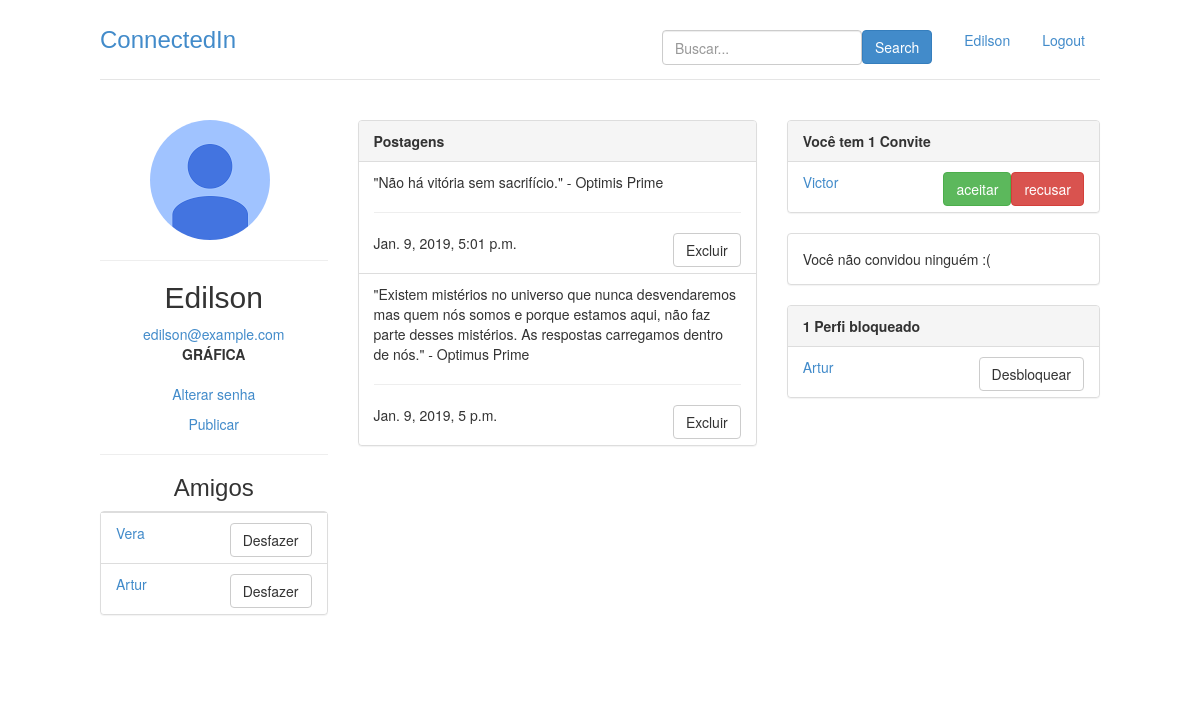
The app's page /perfil/18 (signed in), older data.
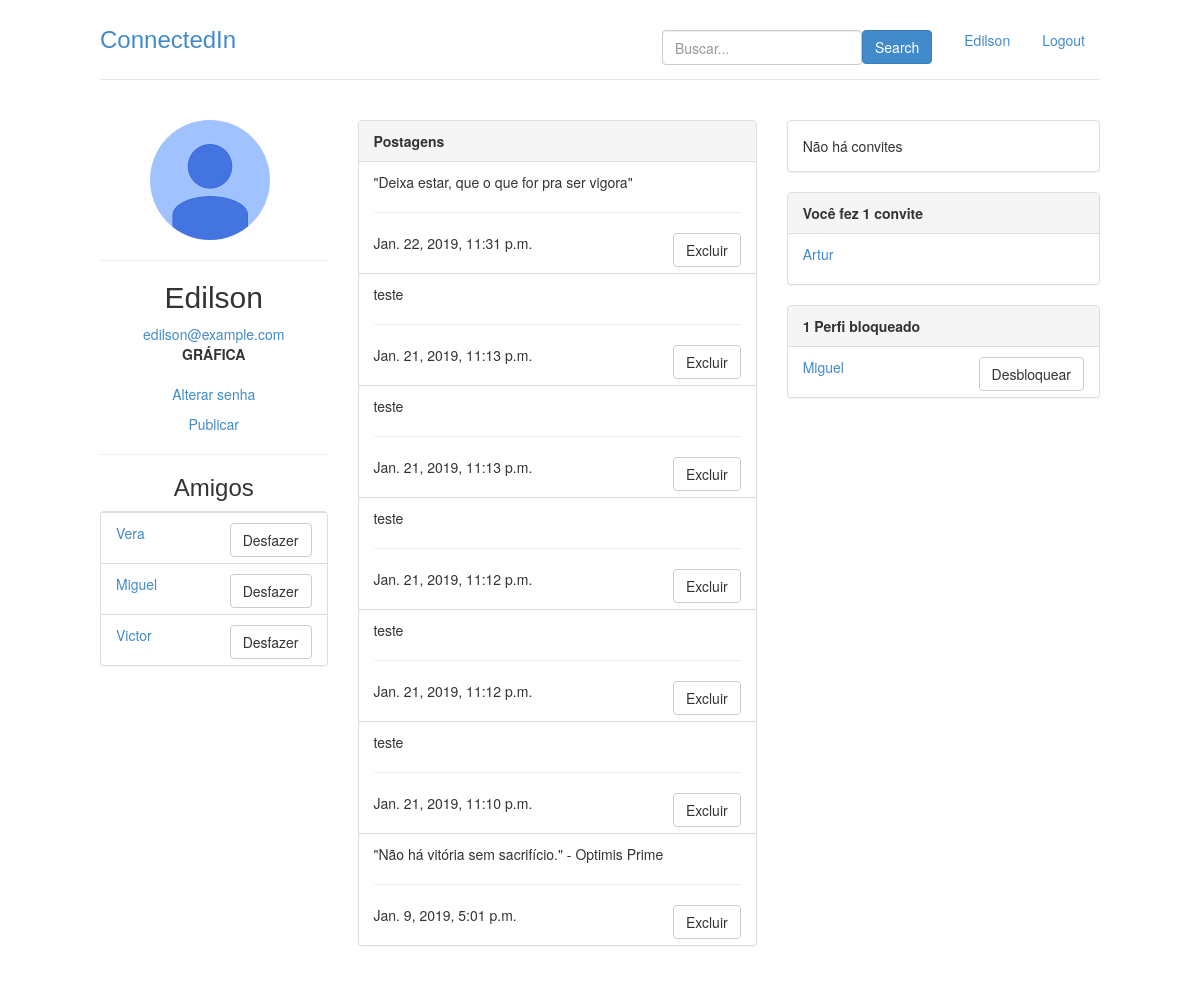
The same page, newer data.
### perfis/models.py (models this page shows, shortened)
class Perfil(models.Model):
    nome = models.CharField(max_length=255, null=False)
    telefone = models.CharField(max_length=20, null= False)
    nome_empresa = models.CharField(max_length=255, null=False)
    contatos = models.ManyToManyField('self')
    usuario = models.OneToOneField(User, related_name = "perfil", on_delete = models.CASCADE)
    contatos_bloqueados = models.ManyToManyField('self', related_name = 'meus_contatos_bloqueados', symmetrical=False, through= 'Bloqueio')
    def super_user(self):
        return self.usuario.is_superuser
    @property
    def email(self):
        return self.usuario.email
    def __str__(self):
        return self.nome
    def mostrar_perfil(self, perfil_a_exibir):
        pode_mostrar = True
        for perfil in perfil_a_exibir.bloqueios_feitos.all():
            if perfil.perfil_bloqueado.id == self.id:
                return False
        return pode_mostrar
    def pode_convidar(self, perfil_a_convidar):
        pode_convidar = False
        convites = Convite.objects.filter(solicitante=self, convidado=perfil_a_convidar).all()
        if len(convites) == 0 and perfil_a_convidar not in self.contatos.all():
            pode_convidar = True
        return pode_convidar
    def pode_bloquear(self, perfil_a_bloquear):
        pode_bloquear = True
        for perfil in self.bloqueios_feitos.all():
            if perfil.perfil_bloqueado.id == perfil_a_bloquear.id:
                return False
        return pode_bloquear
    @property
    def bloqueios_feitos(self): #meus_bloqueios
        return Bloqueio.objects.filter(perfil_que_bloqueia=self)

class Postagem(models.Model):
    texto = models.CharField(max_length=255, null=False)
    dt_publicacao = models.DateTimeField(default=timezone.now)
    responsavel = models.ForeignKey(Perfil,on_delete=models.CASCADE,related_name='minhas_postagens' )
    def __str__(self):
        return self.texto
    class Meta:
        ordering = ['-dt_publicacao']

class Convite(models.Model):
    solicitante = models.ForeignKey(Perfil, on_delete=models.CASCADE,related_name='convites_feitos' )
    convidado = models.ForeignKey(Perfil, on_delete= models.CASCADE, related_name='convites_recebidos')

class Bloqueio(models.Model):
    perfil_que_bloqueia = models.ForeignKey(Perfil,on_delete=models.CASCADE,related_name='perfis_que_bloqueei')
    perfil_bloqueado = models.ForeignKey(Perfil,on_delete=models.CASCADE,related_name='perfis_que_estou_bloqueado')

### perfis/views.py (the view)
# urls.py: path('perfil/<int:perfil_id>', views.exibir_perfil, name='exibir'),
@login_required
def exibir_perfil(request, perfil_id):
	perfil = Perfil.objects.get(id=perfil_id)
	perfil_logado = get_perfil_logado(request)
	pode_convidar = perfil_logado.pode_convidar(perfil)
	pode_bloquear = perfil_logado.pode_bloquear(perfil)
	pode_mostrar = perfil_logado.mostrar_perfil(perfil)
	return render(request, 'perfil.html',
		          {'perfil' : perfil,
				   'perfil_logado' : get_perfil_logado(request), 'pode_convidar': pode_convidar, 'pode_bloquear': pode_bloquear, 'mostrar_perfil': pode_mostrar})

### perfis/views.py (called while the page is built)
@login_required
def get_perfil_logado(request):
	return request.user.perfil

### perfis/templates/perfil.html (shortened to what the changed rows need)
{% extends 'base.html' %}
{% block body %}
{% if mostrar_perfil %}
	<div class="row">
		<div class = "col-lg-3">
				<h2 style="text-align: center; font-family: 'Gill Sans', 'Gill Sans MT', Calibri, 'Trebuchet MS', sans-serif">{{ perfil.nome }}</h2>
				{% if perfil.id == perfil_logado.id %}
				<nav>
					<div class="panel panel-default">
							{% with total=perfil_logado.contatos.count %}
								{% if total %}
								<ul class="list-group">
										{% for perfil in perfil_logado.contatos.all %}
											<li class = "list-group-item">
												<p><a href = "{% url 'exibir' perfil.id %}">{{ perfil }}</a>
													<a class="btn btn-default pull-right" style="min-width: 20px; min-height: 10px;" href="{% url 'desfazer' perfil.id %}">Desfazer</a>
												</p>
											</li>
										{% endfor %}
									</ul>
								{% else %}
									<div class="panel-body">
										Não há amigos :(
									</div>
								{% endif %}
							{% endwith %}
						</div>
				</nav>
				{% endif %}
			</div>
			{% if perfil.id == perfil_logado.id %}
				<div class = "col-lg-5">
				{% if perfil.id == perfil_logado.id %}
					{% if perfil_logado.minhas_postagens %}
						<div class="panel panel-default">
							<ul class="list-group">
								{% for post in perfil_logado.minhas_postagens.all %}
									<li class = "list-group-item">
										{{ post }}
										<p>
											<hr>
											{{ post.dt_publicacao }}
											<button class="btn btn-default pull-right btn-confirm">Excluir</button>
										</p>
									</li>
								{% endfor %}
							</ul>
					{% else %}
						<div class="panel-body">
							Você ainda não publicou. :(
						</div>
					{% endif %}
				{% endif %}
				</div>
			</div>
			<div class = "col-lg-4">
				<aside>
				<div class="panel panel-default">
					{% with total=perfil_logado.convites_recebidos.count %}
						{% if total %}
							<div class="panel-heading">
								<strong> Você tem {{ total }}
								Convite{{ total|pluralize }}</strong>
							</div>
							<ul class="list-group">
								{% for convite in perfil_logado.convites_recebidos.all %}
									<li class = "list-group-item">
										<p>
											<a href = "{% url 'exibir' convite.solicitante.id %}">
													{{convite.solicitante.nome}}</a>
											<a class="btn btn-danger pull-right" style="min-width: 20px; min-height: 10px;" href = "{% url 'recusar' convite.id %}">recusar</a>
											<a class="btn btn-success pull-right" style="min-width: 20px; min-height: 10px;" href = "{% url 'aceitar' convite.id %}">aceitar</a>
										</p>
									</li>
								{% endfor %}
						{% else %}
							<div class="panel-body">
								Não há convites
							</div>
						{% endif %}
					{% endwith %}
				</div>
				<div class="panel panel-default">
					{% with total=perfil_logado.convites_feitos.count %}
						{% if total %}
							<div class="panel-heading">
								<strong> Você fez {{ total }}
								convite{{ total|pluralize }}</strong>
							</div>
							<ul class="list-group">
								{% for convite in perfil_logado.convites_feitos.all %}
									<li class = "list-group-item">
										<p>
											<a href = "{% url 'exibir' convite.convidado.id %}">
													{{convite.convidado.nome}}</a>
											</p>
									</li>
								{% endfor %}
						{% else %}
							<div class="panel-body">
								Você não convidou ninguém :(
							</div>
						{% endif %}
					{% endwith %}
				</div>
			</aside>
			<div class="panel panel-default">
					{% with total=perfil_logado.bloqueios_feitos.count %}
						{% if total %}
							<ul class="list-group">
								{% for bloqueio in perfil_logado.bloqueios_feitos.all %}
									<li class = "list-group-item">
										<p>
											<a href = "{% url 'exibir' bloqueio.perfil_bloqueado.id %}">{{bloqueio.perfil_bloqueado}}</a>
											<a class="btn btn-default pull-right" style="min-width: 20px; min-height: 10px;" href = "{% url 'desbloquear' bloqueio.id %}">Desbloquear</a>
										</p>
									</li>
								{% endfor %}
								</ul>
						{% else %}
							<div class="panel-body">
								Não há perfis bloqueados.
							</div>
						{% endif %}
					{% endwith %}
				</div>
		{% endif %}
			</div>
		</div>
		</div>
		{% else %}
		 Usuário não encontrado.
	{% endif %}
{% endblock %}

Row changes from the older to the newer data that the page shows:
no longer on this page (row unchanged): Perfil: nome "Artur"
removed Postagem: texto "\"Existem mistérios no universo que nunca desvendaremos mas quem nós somos e porque estamos aqui, não faz parte desses mistérios. As respostas carregamos dentro de nós.\" - Optimus Prime", dt_publicacao "Jan. 9, 2019, 5 p.m."
removed Convite: solicitante.nome "Victor"
removed Bloqueio: perfil_bloqueado "Artur"
now on this page (row unchanged): Perfil: nome "Miguel"
now on this page (row unchanged): Perfil: nome "Victor"
added Postagem: texto "\"Deixa estar, que o que for pra ser vigora\"", dt_publicacao "Jan. 22, 2019, 11:31 p.m."
added Postagem: texto "teste", dt_publicacao "Jan. 21, 2019, 11:13 p.m."
added Postagem: texto "teste", dt_publicacao "Jan. 21, 2019, 11:13 p.m."
added Postagem: texto "teste", dt_publicacao "Jan. 21, 2019, 11:12 p.m."
added Postagem: texto "teste", dt_publicacao "Jan. 21, 2019, 11:12 p.m."
added Postagem: texto "teste", dt_publicacao "Jan. 21, 2019, 11:10 p.m."
added Convite: convidado.nome "Artur"
added Bloqueio: perfil_bloqueado "Miguel"
Text that changed along with them:
{{ total }}: (not shown) → "1"
{{ total }}: "1" → (not shown)
text no longer shown: "Você tem Convite Você não convidou ninguém :("
text now shown: "Não há convites Você fez convite"
